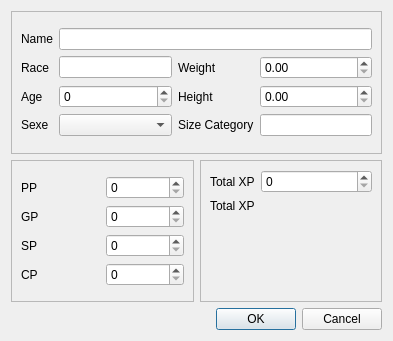
<?xml version="1.0" encoding="UTF-8"?>
<ui version="4.0">
 <class>EditGeneralInformation</class>
 <widget class="QDialog" name="EditGeneralInformation">
  <property name="geometry">
   <rect>
    <x>0</x>
    <y>0</y>
    <width>393</width>
    <height>341</height>
   </rect>
  </property>
  <property name="windowTitle">
   <string>Dialog</string>
  </property>
  <layout class="QGridLayout" name="gridLayout_8">
   <item row="0" column="0">
    <layout class="QGridLayout" name="gridLayout_7">
     <item row="0" column="0" colspan="2">
      <widget class="QFrame" name="frame">
       <property name="frameShape">
        <enum>QFrame::StyledPanel</enum>
       </property>
       <property name="frameShadow">
        <enum>QFrame::Raised</enum>
       </property>
       <layout class="QGridLayout" name="gridLayout_6">
        <item row="0" column="0">
         <layout class="QGridLayout" name="gridLayout">
          <item row="0" column="0">
           <widget class="QLabel" name="label">
            <property name="text">
             <string>Name</string>
            </property>
           </widget>
          </item>
          <item row="1" column="0">
           <widget class="QLabel" name="label_2">
            <property name="text">
             <string>Race</string>
            </property>
           </widget>
          </item>
          <item row="1" column="1">
           <widget class="QLineEdit" name="lineEdit_2"/>
          </item>
          <item row="2" column="0">
           <widget class="QLabel" name="label_3">
            <property name="text">
             <string>Age</string>
            </property>
           </widget>
          </item>
          <item row="2" column="1">
           <widget class="QSpinBox" name="spinBox"/>
          </item>
          <item row="3" column="0">
           <widget class="QLabel" name="label_4">
            <property name="text">
             <string>Sexe</string>
            </property>
           </widget>
          </item>
          <item row="3" column="1">
           <widget class="QComboBox" name="comboBox">
            <item>
             <property name="text">
              <string/>
             </property>
            </item>
            <item>
             <property name="text">
              <string>Male</string>
             </property>
            </item>
            <item>
             <property name="text">
              <string>Female</string>
             </property>
            </item>
           </widget>
          </item>
          <item row="3" column="2">
           <widget class="QLabel" name="label_5">
            <property name="text">
             <string>Size Category</string>
            </property>
           </widget>
          </item>
          <item row="3" column="3">
           <widget class="QLineEdit" name="lineEdit_3"/>
          </item>
          <item row="2" column="2">
           <widget class="QLabel" name="label_7">
            <property name="text">
             <string>Height</string>
            </property>
           </widget>
          </item>
          <item row="2" column="3">
           <widget class="QDoubleSpinBox" name="doubleSpinBox_2"/>
          </item>
          <item row="1" column="2">
           <widget class="QLabel" name="label_6">
            <property name="text">
             <string>Weight</string>
            </property>
           </widget>
          </item>
          <item row="1" column="3">
           <widget class="QDoubleSpinBox" name="doubleSpinBox"/>
          </item>
          <item row="0" column="1" colspan="3">
           <widget class="QLineEdit" name="lineEdit">
            <property name="sizePolicy">
             <sizepolicy hsizetype="Expanding" vsizetype="Fixed">
              <horstretch>0</horstretch>
              <verstretch>0</verstretch>
             </sizepolicy>
            </property>
            <property name="minimumSize">
             <size>
              <width>200</width>
              <height>0</height>
             </size>
            </property>
            <property name="text">
             <string/>
            </property>
           </widget>
          </item>
         </layout>
        </item>
       </layout>
       <zorder></zorder>
      </widget>
     </item>
     <item row="1" column="0">
      <widget class="QFrame" name="frame_2">
       <property name="frameShape">
        <enum>QFrame::StyledPanel</enum>
       </property>
       <property name="frameShadow">
        <enum>QFrame::Raised</enum>
       </property>
       <layout class="QGridLayout" name="gridLayout_4">
        <item row="0" column="0">
         <layout class="QGridLayout" name="gridLayout_3">
          <item row="0" column="0">
           <widget class="QLabel" name="label_9">
            <property name="text">
             <string>PP</string>
            </property>
           </widget>
          </item>
          <item row="0" column="1">
           <widget class="QSpinBox" name="spinBox_3"/>
          </item>
          <item row="1" column="0">
           <widget class="QLabel" name="label_10">
            <property name="text">
             <string>GP</string>
            </property>
           </widget>
          </item>
          <item row="1" column="1">
           <widget class="QSpinBox" name="spinBox_4"/>
          </item>
          <item row="2" column="0">
           <widget class="QLabel" name="label_11">
            <property name="text">
             <string>SP</string>
            </property>
           </widget>
          </item>
          <item row="2" column="1">
           <widget class="QSpinBox" name="spinBox_5"/>
          </item>
          <item row="3" column="0">
           <widget class="QLabel" name="label_12">
            <property name="text">
             <string>CP</string>
            </property>
           </widget>
          </item>
          <item row="3" column="1">
           <widget class="QSpinBox" name="spinBox_6"/>
          </item>
         </layout>
        </item>
       </layout>
       <zorder></zorder>
      </widget>
     </item>
     <item row="1" column="1">
      <widget class="QFrame" name="frame_3">
       <property name="frameShape">
        <enum>QFrame::StyledPanel</enum>
       </property>
       <property name="frameShadow">
        <enum>QFrame::Raised</enum>
       </property>
       <layout class="QGridLayout" name="gridLayout_5">
        <item row="0" column="0">
         <layout class="QFormLayout" name="formLayout_2">
          <item row="0" column="0">
           <widget class="QLabel" name="label_8">
            <property name="text">
             <string>Total XP</string>
            </property>
           </widget>
          </item>
          <item row="0" column="1">
           <widget class="QSpinBox" name="spinBox_2"/>
          </item>
          <item row="1" column="0">
           <widget class="QLabel" name="label_13">
            <property name="text">
             <string>Total XP</string>
            </property>
           </widget>
          </item>
         </layout>
        </item>
       </layout>
      </widget>
     </item>
     <item row="2" column="0" colspan="2">
      <widget class="QDialogButtonBox" name="buttonBox">
       <property name="orientation">
        <enum>Qt::Horizontal</enum>
       </property>
       <property name="standardButtons">
        <set>QDialogButtonBox::Cancel|QDialogButtonBox::Ok</set>
       </property>
      </widget>
     </item>
    </layout>
   </item>
  </layout>
 </widget>
 <resources/>
 <connections>
  <connection>
   <sender>buttonBox</sender>
   <signal>accepted()</signal>
   <receiver>EditGeneralInformation</receiver>
   <slot>accept()</slot>
   <hints>
    <hint type="sourcelabel">
     <x>248</x>
     <y>254</y>
    </hint>
    <hint type="destinationlabel">
     <x>157</x>
     <y>274</y>
    </hint>
   </hints>
  </connection>
  <connection>
   <sender>buttonBox</sender>
   <signal>rejected()</signal>
   <receiver>EditGeneralInformation</receiver>
   <slot>reject()</slot>
   <hints>
    <hint type="sourcelabel">
     <x>316</x>
     <y>260</y>
    </hint>
    <hint type="destinationlabel">
     <x>286</x>
     <y>274</y>
    </hint>
   </hints>
  </connection>
 </connections>
</ui>
